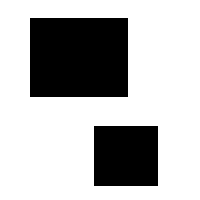
#> input picture PS_04/images/box/box.0.bmp, 200 x 200 px; its folder holds 2 pictures in this run
$ python teste.py
#> lines starting #> are read from the running program, lines starting #| are printed output that depends on the picture; after the words box and inside, x2 and y2 are one past the last pixel; in counts of white or black regions, pixels touching at a corner belong together
import cv2
import numpy as np
from matplotlib import pyplot as plt
import time
from pathlib import Path

FILTER = 7
count = 0

def HS(im1, im2, alpha, ite,):

    #set up initial velocities
    uInitial = np.zeros([im1.shape[0],im1.shape[1]])
    vInitial = np.zeros([im1.shape[0],im1.shape[1]])

    # Set initial value for the flow vectors
    u = uInitial
    v = vInitial

    # Estimate derivatives
    [fx, fy, ft] = computeDerivatives(im1, im2)

    # [9 lines of commented-out code are left out]
    kernel=np.matrix([[1/12, 1/6, 1/12],[1/6, 0, 1/6],[1/12, 1/6, 1/12]])

    print(fx[100,100],fy[100,100],ft[100,100])

    # Iteration to reduce error
    for i in range(ite):
        # Compute local averages of the flow vectors
        uAvg = cv2.filter2D(u,-1,kernel)
        vAvg = cv2.filter2D(v,-1,kernel)

        uNumer = (fx.dot(uAvg) + fy.dot(vAvg) + ft).dot(ft)
        uDenom = alpha + fx**2 + fy**2
        u = uAvg - np.divide(uNumer,uDenom)

        # print np.linalg.norm(u)

        vNumer = (fx.dot(uAvg) + fy.dot(vAvg) + ft).dot(ft)
        vDenom = alpha + fx**2 + fy**2
        v = vAvg - np.divide(vNumer,vDenom)
    return (u,v)

def computeDerivatives(im1, im2):
	# build kernels for calculating derivatives
	kernelX = np.matrix([[-1,1],[-1,1]])*.25 #kernel for computing dx
	kernelY = np.matrix([[-1,-1],[1,1]])*.25 #kernel for computing dy
	kernelT = np.ones([2,2])*.25

	#apply the filter to every pixel using OpenCV's convolution function
	fx = cv2.filter2D(im1,-1,kernelX) + cv2.filter2D(im2,-1,kernelX)
	fy = cv2.filter2D(im1,-1,kernelY) + cv2.filter2D(im2,-1,kernelY)
	# ft = im2 - im1
	ft = cv2.filter2D(im2,-1,kernelT) + cv2.filter2D(im1,-1,-kernelT)
	return (fx,fy,ft)

def smoothImage(img,kernel):
	G = gaussFilter(kernel)
	smoothedImage=cv2.filter2D(img,-1,G)
	smoothedImage=cv2.filter2D(smoothedImage,-1,G.T)
	return smoothedImage

def gaussFilter(segma):
	kSize = 2*(segma*3)
	x = range(-kSize/2,kSize/2,1+1/kSize)
	x = np.array(x)
	G = (1/(2*np.pi)**.5*segma) * np.exp(-x**2/(2*segma**2))
	return G

def compareGraphs(u,v,img_new):
    print(np.mean(u))
    print(np.mean(v))
    scale = .00000001
    # plt.ion() #makes it so plots don't block code execution
    plt.imshow(img_new,cmap = 'gray')
	# plt.scatter(POI[:,0,1],POI[:,0,0])
    for i in range(len(u)):
        if i%5 ==0:
            for j in range(len(u)):
                if j%5 == 0:
                    plt.arrow(j,i,v[i,j]*scale,u[i,j]*scale, color = 'red')
                pass
	# plt.arrow(POI[:,0,0],POI[:,0,1],0,-5)
    plt.show()

def getimgfiles(stem):
    stem = Path(stem).expanduser()
    path = stem.parent
    name = stem.name
    exts = ['.ppm','.bmp','.png','.jpg']
    for ext in exts:
        pat = name+'.*'+ext
        print('searching {}/{}'.format(path,pat))
        flist = sorted(path.glob(pat))
        if flist:
            break

    if not flist:
        raise FileNotFoundError('no files found under {} with {}'.format(stem,exts))

    print('analyzing {} files {}.*{}'.format(len(flist),stem,ext))

    return flist,ext

def demo(stem):
#> called with stem = 'images/box/box'
    flist,ext = getimgfiles(stem)

    for i in range(len(flist)-1):
        fn1 = str(stem) +'.'+ str(i) + ext
        img_old = cv2.imread(fn1, 0)
#> img_old: shape (200, 200); 71% white; 2 black regions, box (x1, y1, x2, y2) and area: (30, 18, 128, 97) 7742, (94, 126, 158, 186) 3840
        img_old = cv2.GaussianBlur(img_old,(7,7),0)

        fn2 = str(stem) + '.' + str(i+1) + ext
        img_new = cv2.imread(fn2, 0)
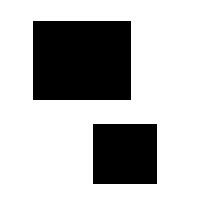
#> input picture PS_04/images/box/box.1.bmp, 200 x 200 px
#> img_new: shape (200, 200); 71% white; 2 black regions, box (x1, y1, x2, y2) and area: (33, 21, 131, 100) 7742, (93, 124, 157, 184) 3840
        img_new = cv2.GaussianBlur(img_new,(7,7),0)

        # [6 lines of commented-out code are left out]

        [U,V] = HS(img_old, img_new, 1, 10)
#| 0 40 128
#> the loop in HS, `for i in range(ite):` made 10 passes
#> pass 1, in HS, `uNumer = (fx.dot(uAvg) + fy.dot(vAvg) + ft).dot(ft)`:
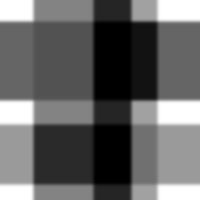
#> uNumer: shape (200, 200) float64; min 2406180, max 13005000, mean 6647906; drawn with min black and max white
#> pass 1, in HS, `u = uAvg - np.divide(uNumer,uDenom)`:
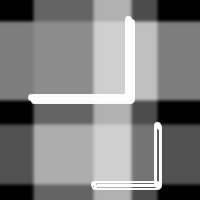
#> u: shape (200, 200) float64; min -13005000, max -9831, mean -6318139.5; drawn with min black and max white
#> after the loop in HS, `for i in range(ite):`:
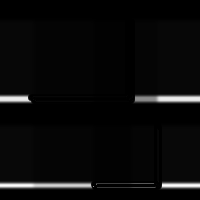
#> u: shape (200, 200) float64; min -3.46e+62, max 1.09e+71, mean 4.46e+69; drawn with min black and max white
#> after the loop in HS, `for i in range(ite):`:
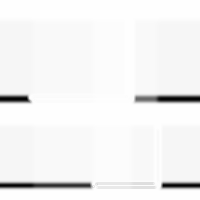
#> uAvg: shape (200, 200) float64; min -1.11e+64, max 1.26e+55, mean -4.9e+62; drawn with min black and max white
#> after the loop in HS, `for i in range(ite):`:
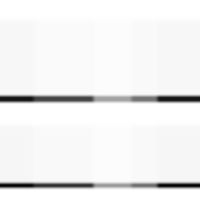
#> uNumer: shape (200, 200) float64; min -1.09e+71, max 13005000, mean -5.92e+69; drawn with min black and max white
        compareGraphs(U,V,img_new)
#| 4.461571273971814e+69
#| 4.461571273971814e+69
#> in compareGraphs, `plt.show()`:
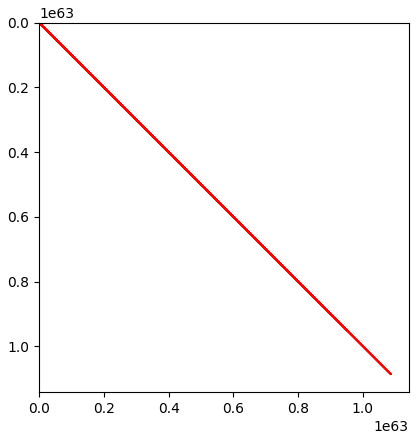
#> figure drawn by matplotlib, 1 panel
    # print(np.max(U))

    return U,V


if __name__ == '__main__':
    path = "images/box/box"
    U,V = demo(path)

    # plt.show()
